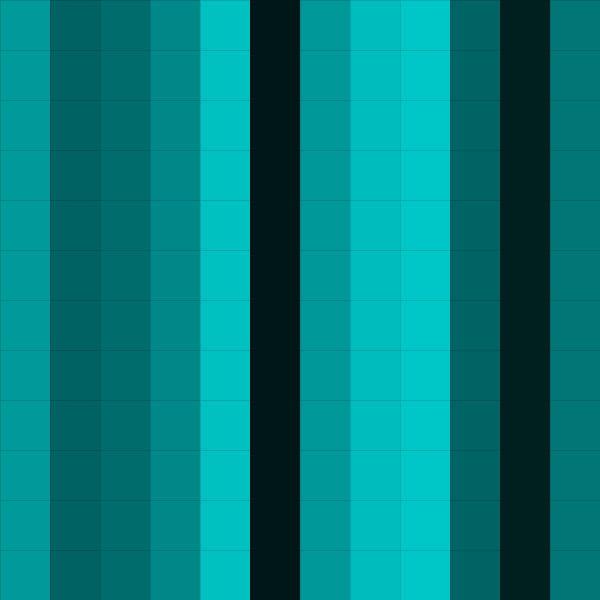
Frame 1 (no input)
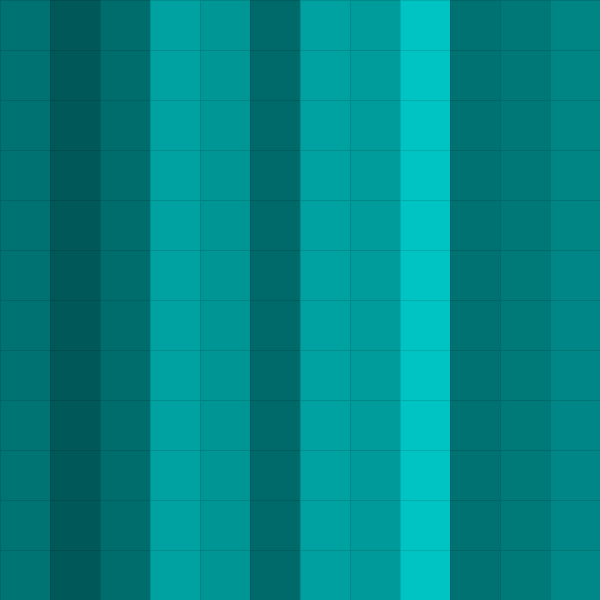
Frame 60 (the mouse pressed at the canvas centre just before this capture)
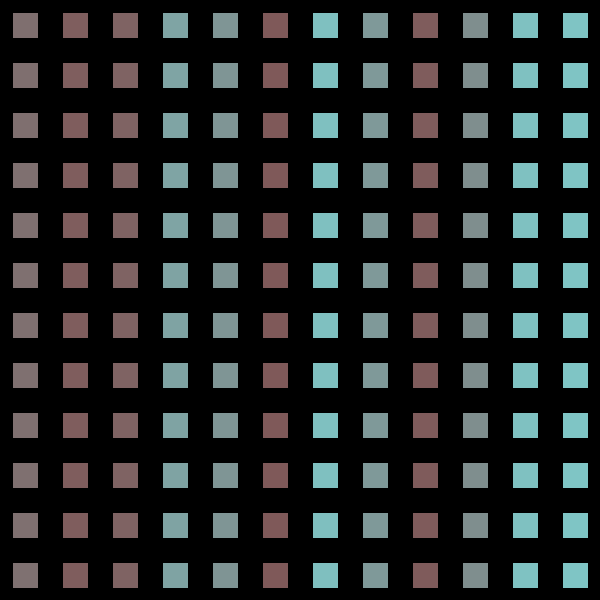
Frame 120 (the mouse held since frame 60 and released just before this capture)

The Processing sketch that drew these frames (run headless with seeded random() and noise(); from frame 60 on, the mouse is pressed at the canvas centre):

// Processing sketch: processing_84237
// ── processing_84237.pde

int size = 50;
float n = 0;
int mx = 0, my=0;
void setup()  {
  size(600,600);
  background(#ced404);
  rectMode(CENTER);
  noFill();
  stroke(250);
  
}

void draw()  {
  translate(size/2, size/2);
  stroke(#000000);
  
//  if(mousePressed && mouseButton == LEFT) 
    strokeWeight(size*mouseX/width);
  for(int i = 0; i < height; i+=size)
  {
    for(int j = 0; j < width; j+=size){
     // if(mousePressed && mouseButton == LEFT)
        my = mouseY;
      fill(my*255/height, noise(j+n)*255, noise(j+n)*255);
      n += 0.00005;
      rect(j,i,size,size);
    }
  }
}
